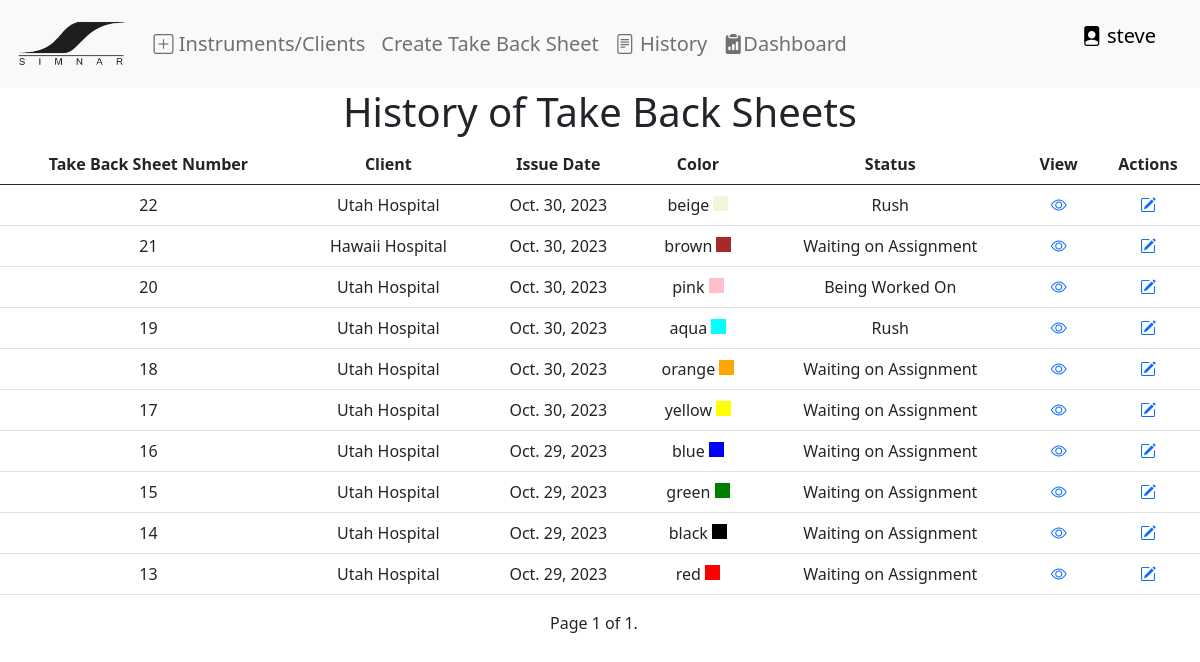
Before: /workOrderHistory/ (signed in) with the older database file.
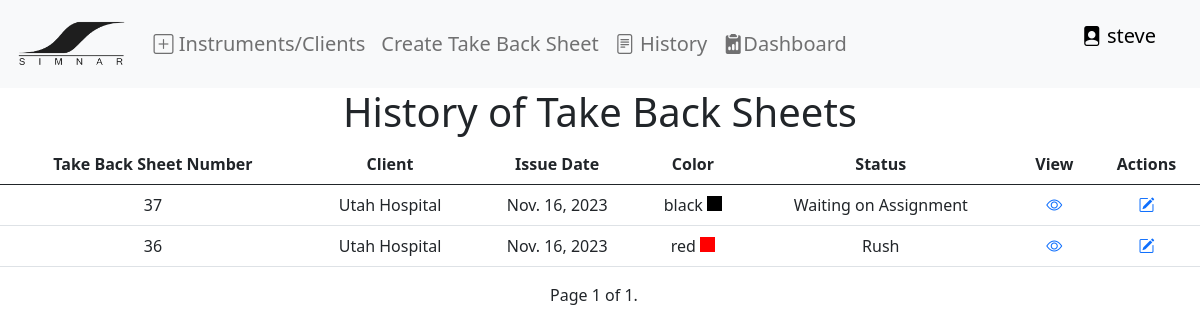
After: the same page with the newer database file.
### invoice/models.py (models this page shows)
class WorkOrders(models.Model):
    STATUS_CHOICES = [
        ('Waiting_on_Assignment', 'Waiting on Assignment'),
        ('Being_Worked_On', 'Being Worked On'),
        ('Ready', 'Ready'),
        ('Delivered', 'Delivered'),
        ('Rush', 'Rush'),
    ]
    workOrder_num = models.AutoField(primary_key=True)
    client = models.ForeignKey(Client, on_delete=models.CASCADE)
    workOrder_date = models.DateField()
    items = models.ManyToManyField(Product, through='WorkorderItem', blank=True)
    status = models.CharField(max_length=25, choices=STATUS_CHOICES, default="Waiting_on_Assignment")
    created_at = models.DateTimeField(auto_now_add=True)
    is_rush = models.BooleanField(default=False)
    return_by = models.DateField(null=True, default=None)
    quote_required = models.BooleanField(default=False)
    specialInstructions = models.CharField(max_length=250, default="", null=True, blank=True)
    created_by = models.CharField(max_length=100, blank=True, null=True)
    color = models.CharField(max_length=100, blank=True, null=True)
    account_contact = models.ForeignKey(ClientContact, on_delete=models.CASCADE, null=True, blank=True)
    def __str__(self):
        return str(self.workOrder_num)

class Client(models.Model):
    name = models.CharField(max_length=100)
    email = models.EmailField()
    phone = models.CharField(max_length=20)
    address = models.TextField()
    tax = models.FloatField(max_length=10, default= 0.0)
    created_by = models.CharField(max_length=100, blank=True, null=True)
    tax = models.FloatField(default=0.0)
    def __str__(self):
        return self.name

### trackingCard/views.py (the view)
# urls.py: path("workOrderHistory/", trackingCardViews.workOrderHistory, name="workOrderHistory"),
@login_required(login_url='invoice:loginPage')
def workOrderHistory(request):
    all_workOrders = WorkOrders.objects.order_by('-created_at')  # Ordering by created_at in descending order
    paginator = Paginator(all_workOrders, 10)  # Display 10 invoices per page (you can adjust the number)
    page = request.GET.get('page')
    workOrders = paginator.get_page(page)
    context = {'workOrders': workOrders}
    return render(request, 'tracking/workOrderHistory.html', context)

### trackingCard/templates/tracking/workOrderHistory.html (shortened to what this page needs)
{% extends "base/base.html" %}
{% block content %}
<div class="row">
    <h1 style="text-align: center;">History of Take Back Sheets</h1>
</div>
<div class="row" style="text-align: center;">
    <table class="table">
        <thead>
          <tr>
            <th>Take Back Sheet Number</th>
            <th>Client</th>
            <th>Issue Date</th>
            <th>Color</th>
            <th>Status</th>
            <th>View</th>
            <th>Actions</th>
          </tr>
        </thead>
        <tbody>
          {% for workOrder in workOrders %}
            <tr>
              <td>{{ workOrder.workOrder_num }}</td>
              <td>{{ workOrder.client }}</td>
              <td>{{ workOrder.workOrder_date }}</td>
              <td>
                {{ workOrder.color }}
                <div style="width: 15px; height: 15px; display: inline-block; background-color: {{ workOrder.color }};"></div>
              </td>
              <td>{{ workOrder.get_status_display }}</td>
              <td>
                <a href="{% url 'invoice:workOrderView' workOrder %}"><i class="bi bi-eye"></i></a>
              </td>
              <td>
                <a href="{% url 'invoice:addItemsWorkOrder' workOrder.workOrder_num %}" ><i class="bi bi-pencil-square"></i></a>
              </td>
            </tr>
          {% empty %}
            <tr>
              <td colspan="4">No Take Back Sheets available.</td>
            </tr>
          {% endfor %}
        </tbody>
      </table>
      <div class="pagination d-flex justify-content-center align-items-center center-content">
        <span class="step-links">
          <span class="current-page">
            Page {{ workOrders.number }} of {{ workOrders.paginator.num_pages }}.
          </span>
        </span>
      </div>
</div>
{% endblock %}

Changed rows visible on the page:
removed WorkOrders: workOrder_num "22", client "Utah Hospital", workOrder_date "Oct. 30, 2023", color "beige", status "Rush"
removed WorkOrders: workOrder_num "21", client "Hawaii Hospital", workOrder_date "Oct. 30, 2023", color "brown", status "Waiting on Assignment"
removed WorkOrders: workOrder_num "20", client "Utah Hospital", workOrder_date "Oct. 30, 2023", color "pink", status "Being Worked On"
removed WorkOrders: workOrder_num "19", client "Utah Hospital", workOrder_date "Oct. 30, 2023", color "aqua", status "Rush"
removed WorkOrders: workOrder_num "18", client "Utah Hospital", workOrder_date "Oct. 30, 2023", color "orange", status "Waiting on Assignment"
removed WorkOrders: workOrder_num "17", client "Utah Hospital", workOrder_date "Oct. 30, 2023", color "yellow", status "Waiting on Assignment"
removed WorkOrders: workOrder_num "16", client "Utah Hospital", workOrder_date "Oct. 29, 2023", color "blue", status "Waiting on Assignment"
removed WorkOrders: workOrder_num "15", client "Utah Hospital", workOrder_date "Oct. 29, 2023", color "green", status "Waiting on Assignment"
removed WorkOrders: workOrder_num "14", client "Utah Hospital", workOrder_date "Oct. 29, 2023", color "black", status "Waiting on Assignment"
removed WorkOrders: workOrder_num "13", client "Utah Hospital", workOrder_date "Oct. 29, 2023", color "red", status "Waiting on Assignment"
added WorkOrders: workOrder_num "37", client "Utah Hospital", workOrder_date "Nov. 16, 2023", color "black", status "Waiting on Assignment"
added WorkOrders: workOrder_num "36", client "Utah Hospital", workOrder_date "Nov. 16, 2023", color "red", status "Rush"
